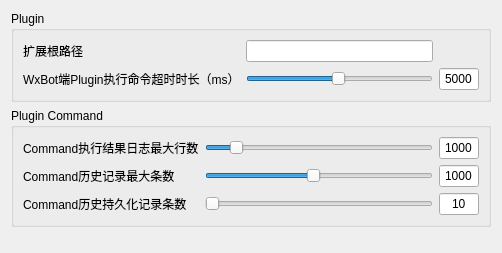
              <widget class="QWidget" name="scrollAreaPluginContents">
               <property name="geometry">
                <rect>
                 <x>0</x>
                 <y>0</y>
                 <width>502</width>
                 <height>253</height>
                </rect>
               </property>
               <layout class="QVBoxLayout" name="verticalLayout_8">
                <item>
                 <widget class="QGroupBox" name="groupBoxPlugin">
                  <property name="title">
                   <string>Plugin</string>
                  </property>
                  <layout class="QGridLayout" name="gridLayout_4">
                   <item row="0" column="0">
                    <widget class="QLabel" name="labelPluginsPath">
                     <property name="text">
                      <string>扩展根路径</string>
                     </property>
                    </widget>
                   </item>
                   <item row="0" column="1">
                    <widget class="QLineEdit" name="lineEditPluginsPath">
                     <property name="text">
                      <string notr="true"/>
                     </property>
                     <property name="readOnly">
                      <bool>true</bool>
                     </property>
                    </widget>
                   </item>
                   <item row="1" column="1">
                    <widget class="QSlider" name="sliderPluginLongTaskTimeout">
                     <property name="whatsThis">
                      <string notr="true">PluginLongTaskTimeout</string>
                     </property>
                     <property name="minimum">
                      <number>100</number>
                     </property>
                     <property name="maximum">
                      <number>10000</number>
                     </property>
                     <property name="value">
                      <number>5000</number>
                     </property>
                     <property name="orientation">
                      <enum>Qt::Horizontal</enum>
                     </property>
                    </widget>
                   </item>
                   <item row="1" column="0">
                    <widget class="QLabel" name="labelPluginLongTaskTimeout">
                     <property name="text">
                      <string>WxBot端Plugin执行命令超时时长（ms）</string>
                     </property>
                    </widget>
                   </item>
                   <item row="1" column="2">
                    <widget class="QLineEdit" name="lineEditPluginLongTaskTimeoutValue">
                     <property name="sizePolicy">
                      <sizepolicy hsizetype="Fixed" vsizetype="Fixed">
                       <horstretch>0</horstretch>
                       <verstretch>0</verstretch>
                      </sizepolicy>
                     </property>
                     <property name="minimumSize">
                      <size>
                       <width>40</width>
                       <height>0</height>
                      </size>
                     </property>
                     <property name="maximumSize">
                      <size>
                       <width>40</width>
                       <height>16777215</height>
                      </size>
                     </property>
                     <property name="text">
                      <string notr="true">5000</string>
                     </property>
                     <property name="alignment">
                      <set>Qt::AlignCenter</set>
                     </property>
                    </widget>
                   </item>
                   <item row="0" column="2">
                    <widget class="QPushButton" name="btnVisitPluginsPath">
                     <property name="text">
                      <string/>
                     </property>
                     <property name="icon">
                      <iconset resource="../../../assets/wxbox.qrc">
                       <normaloff>:/image/visit.png</normaloff>:/image/visit.png</iconset>
                     </property>
                     <property name="flat">
                      <bool>true</bool>
                     </property>
                    </widget>
                   </item>
                  </layout>
                 </widget>
                </item>
                <item>
                 <widget class="QGroupBox" name="groupBoxPluginCommand">
                  <property name="title">
                   <string>Plugin Command</string>
                  </property>
                  <layout class="QGridLayout" name="gridLayout_6">
                   <item row="1" column="1">
                    <widget class="QSlider" name="sliderPluginCommandMaxHistoryLine">
                     <property name="whatsThis">
                      <string notr="true">PluginCommandMaxHistoryLine</string>
                     </property>
                     <property name="minimum">
                      <number>100</number>
                     </property>
                     <property name="maximum">
                      <number>2000</number>
                     </property>
                     <property name="value">
                      <number>1000</number>
                     </property>
                     <property name="orientation">
                      <enum>Qt::Horizontal</enum>
                     </property>
                    </widget>
                   </item>
                   <item row="1" column="0">
                    <widget class="QLabel" name="labelPluginCommandMaxHistoryLine">
                     <property name="text">
                      <string>Command历史记录最大条数</string>
                     </property>
                    </widget>
                   </item>
                   <item row="0" column="0">
                    <widget class="QLabel" name="labelPluginLogMaxLine">
                     <property name="text">
                      <string>Command执行结果日志最大行数</string>
                     </property>
                    </widget>
                   </item>
                   <item row="0" column="1">
                    <widget class="QSlider" name="sliderPluginLogMaxLine">
                     <property name="whatsThis">
                      <string notr="true">PluginLogMaxLine</string>
                     </property>
                     <property name="minimum">
                      <number>500</number>
                     </property>
                     <property name="maximum">
                      <number>5000</number>
                     </property>
                     <property name="value">
                      <number>1000</number>
                     </property>
                     <property name="orientation">
                      <enum>Qt::Horizontal</enum>
                     </property>
                    </widget>
                   </item>
                   <item row="2" column="0">
                    <widget class="QLabel" name="labelPluginCommandMaxHistoryPersistenceLine">
                     <property name="text">
                      <string>Command历史持久化记录条数</string>
                     </property>
                    </widget>
                   </item>
                   <item row="2" column="1">
                    <widget class="QSlider" name="sliderPluginCommandMaxHistoryPersistenceLine">
                     <property name="whatsThis">
                      <string notr="true">PluginCommandMaxHistoryPersistenceLine</string>
                     </property>
                     <property name="minimum">
                      <number>10</number>
                     </property>
                     <property name="maximum">
                      <number>200</number>
                     </property>
                     <property name="orientation">
                      <enum>Qt::Horizontal</enum>
                     </property>
                    </widget>
                   </item>
                   <item row="0" column="2">
                    <widget class="QLineEdit" name="lineEditPluginLogMaxLineValue">
                     <property name="sizePolicy">
                      <sizepolicy hsizetype="Fixed" vsizetype="Fixed">
                       <horstretch>0</horstretch>
                       <verstretch>0</verstretch>
                      </sizepolicy>
                     </property>
                     <property name="minimumSize">
                      <size>
                       <width>40</width>
                       <height>0</height>
                      </size>
                     </property>
                     <property name="maximumSize">
                      <size>
                       <width>40</width>
                       <height>16777215</height>
                      </size>
                     </property>
                     <property name="text">
                      <string notr="true">1000</string>
                     </property>
                     <property name="alignment">
                      <set>Qt::AlignCenter</set>
                     </property>
                    </widget>
                   </item>
                   <item row="1" column="2">
                    <widget class="QLineEdit" name="lineEditPluginCommandMaxHistoryLineValue">
                     <property name="sizePolicy">
                      <sizepolicy hsizetype="Fixed" vsizetype="Fixed">
                       <horstretch>0</horstretch>
                       <verstretch>0</verstretch>
                      </sizepolicy>
                     </property>
                     <property name="minimumSize">
                      <size>
                       <width>40</width>
                       <height>0</height>
                      </size>
                     </property>
                     <property name="maximumSize">
                      <size>
                       <width>40</width>
                       <height>16777215</height>
                      </size>
                     </property>
                     <property name="text">
                      <string notr="true">1000</string>
                     </property>
                     <property name="alignment">
                      <set>Qt::AlignCenter</set>
                     </property>
                    </widget>
                   </item>
                   <item row="2" column="2">
                    <widget class="QLineEdit" name="lineEditPluginCommandMaxHistoryPersistenceLineValue">
                     <property name="sizePolicy">
                      <sizepolicy hsizetype="Fixed" vsizetype="Fixed">
                       <horstretch>0</horstretch>
                       <verstretch>0</verstretch>
                      </sizepolicy>
                     </property>
                     <property name="minimumSize">
                      <size>
                       <width>40</width>
                       <height>0</height>
                      </size>
                     </property>
                     <property name="maximumSize">
                      <size>
                       <width>40</width>
                       <height>16777215</height>
                      </size>
                     </property>
                     <property name="text">
                      <string notr="true">10</string>
                     </property>
                     <property name="alignment">
                      <set>Qt::AlignCenter</set>
                     </property>
                    </widget>
                   </item>
                  </layout>
                 </widget>
                </item>
                <item>
                 <spacer name="verticalSpacer_2">
                  <property name="orientation">
                   <enum>Qt::Vertical</enum>
                  </property>
                  <property name="sizeHint" stdset="0">
                   <size>
                    <width>20</width>
                    <height>40</height>
                   </size>
                  </property>
                 </spacer>
                </item>
               </layout>
              </widget>
